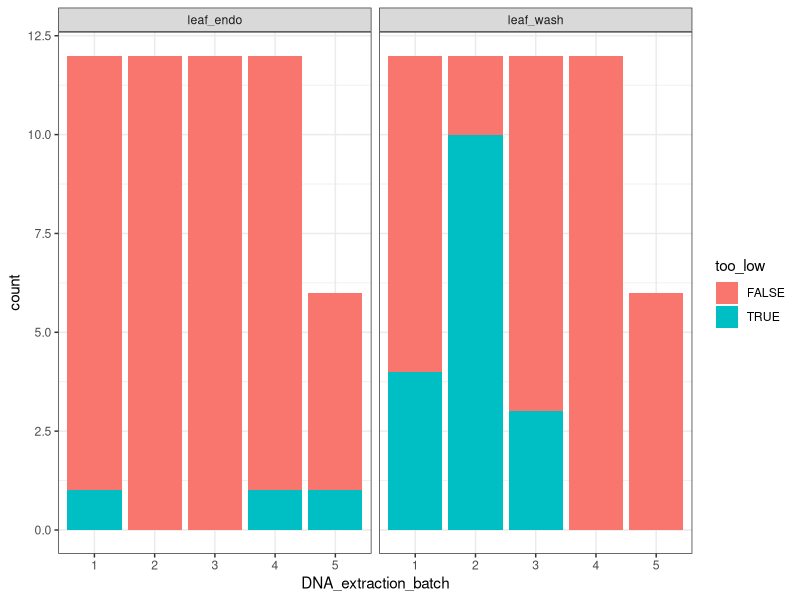
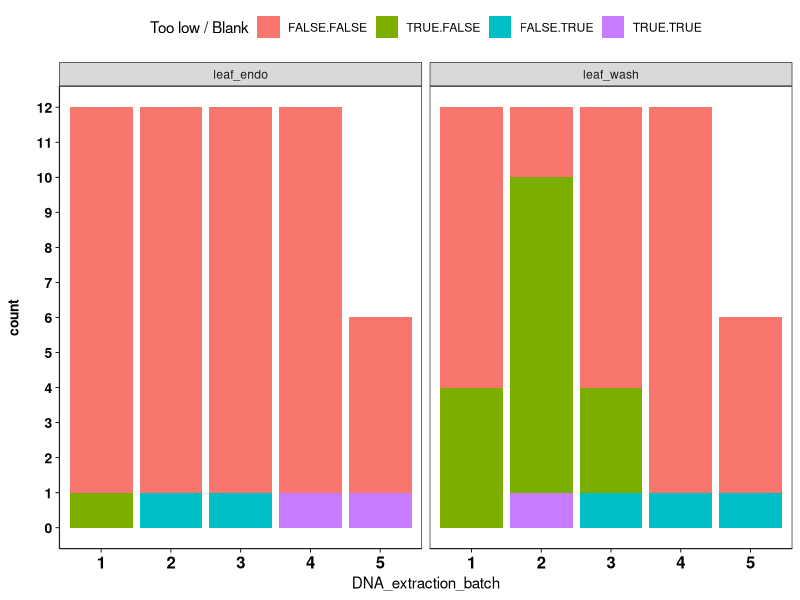
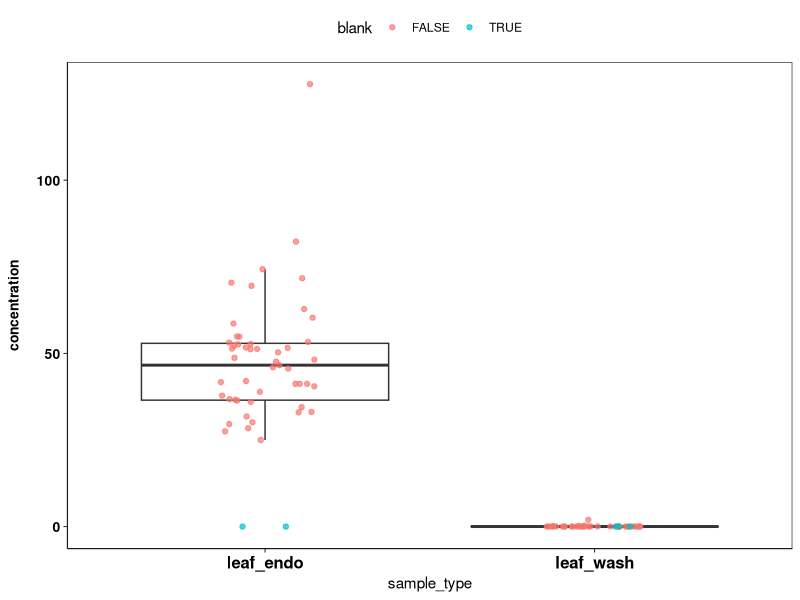
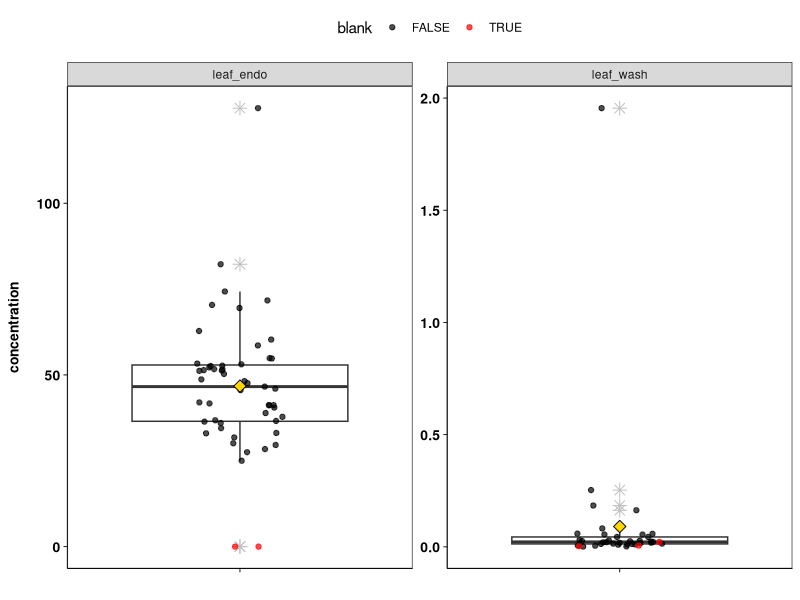
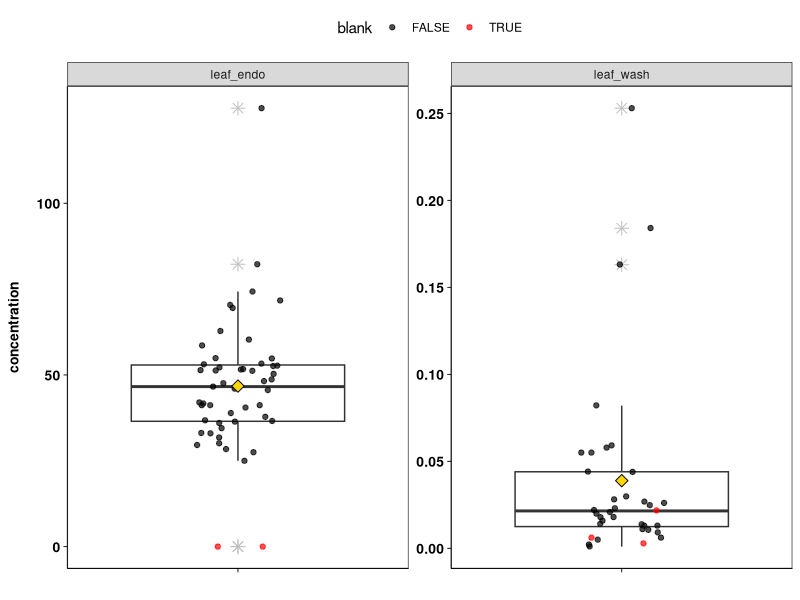

Here is the R script that generated these plots, in order:
## ---- chunk 1

#set working directory to project directory

#Load packages
library(knitr)
library(dplyr)
library(tidyr)
library(ggplot2)
library(tibble)
library(readxl)
library(GGally) #ggpairs
library(purrr)

## ---- chunk 2
# Setting up white background for plots
theme_set(theme_bw())

# Set default axis looks
axis_looks <- theme(axis.text.y = element_text(colour = "black", size = 10, face = "bold"))+ #text in y
  theme(axis.text.x = element_text(colour = "black", size = 12, face = "bold"))+ #text in y
  theme(axis.title.y = element_text(size = 10, face = "bold",
                                    margin = ggplot2::margin(t = 0, r = 10, b = 0, l = 0)))+
  #theme(axis.title.x = element_blank())+ #no x label
  theme(panel.grid.major = element_blank(), #no grid
        panel.grid.minor = element_blank())+ #no grid
  theme(legend.position = "top")+
  #theme(axis.ticks.x = element_blank())+  # removes x-axis ticks
  theme(
  #panel.spacing = unit(0.1, "lines"),                    # remove space between facets
  #panel.border = element_blank(),                        # remove per-facet borders
  #strip.background = element_rect(fill = "gray90", color = NA),  # keep facet titles
  panel.background = element_blank(),                    # clean background
  #panel.grid = element_blank(),                          # no grid lines
  axis.line = element_line(color = "black", linewidth = 0.3),     # axis lines restored
  axis.ticks = element_line(color = "black", linewidth = 0.3))     # axis ticks restored)  
## ---- chunk 3

#First tab contains information about the content of all the other tabs
data_key <- read_xlsx("./Data/All_data_23_07_26.xlsx", sheet="Tab_overview")
data_key

#Let's keep the first two columns to know what each tab of the excel stands for
data_key <- data_key[,1:2]

## ---- chunk 4

#let's see which tabs we are interested in
data_key

#ED; can tell me more information about the samples?
#DNA_C; Here is where de deNovix measurements are
#Leaf_FW; Here is where the weight of whole leaves and ground faction in powersoil tube are 

#Let's load the experimental design tab
ED <- read_xlsx("./Data/All_data_23_07_26.xlsx", sheet="ED")

#Now the DNA concentration one
DNA_C <- read_xlsx("./Data/All_data_23_07_26.xlsx", sheet="DNA_C", skip = 1) #The first row its not really the column name, so we skip it

#Finally the weight of leaves
Leaf_FW <- read_xlsx("./Data/All_data_23_07_26.xlsx", sheet="Leaf_FW") #we'll use this later 

#For now ED is not really giving anything extra, we don't need the Block information, so we'll focus on DNA_C 
str(DNA_C)
DNA_C <- DNA_C %>% select(ID, Block, Aphid_species, sample_type, fraction, sample_name,
                          experimental_batch, DNA_extraction_batch, DeNovix_ng_ul)
View(DNA_C)

#I need to have a numeric column for the concentration, but I also would like to count how many times there was the value too_low per type of sample and DNA extraction batch

DNA_C$DeNovix_ng_ul
DNA_C2 <- DNA_C %>%
  mutate(
    concentration = suppressWarnings(as.numeric(DeNovix_ng_ul)), #make it numeric and remove those that are not numbers as NA
    too_low = DeNovix_ng_ul == "too_low", #new column
    Glycerol = DeNovix_ng_ul == "G") #new column

DNA_C2$Glycerol #check, ok
str(DNA_C2)

#Let's make factors those needed 
DNA_C2 <- DNA_C2 %>%
  mutate(across(
    c(ID,
      Block,
      Aphid_species,
      sample_type,
      fraction,
      sample_name,
      experimental_batch,
      DNA_extraction_batch,
      too_low,
      Glycerol),
    as.factor))

str(DNA_C2) #check, ok

## ---- chunk 5

DNA_C2$sample_type #let's get rid of the Blank_wash and Blank_endo as it makes it confusing when calculating the amount of samples 

DNA_C2 <- DNA_C2 %>%
  mutate(
    blank = sample_type %in% c("Blank_wash", "Blank_endo"),
    sample_type = case_when(
      sample_type == "Blank_wash" ~ "leaf_wash", #change it to either leaf_wash or leaf_endo
      sample_type == "Blank_endo" ~ "leaf_endo",
      TRUE ~ as.character(sample_type)),
    sample_type = factor(sample_type),
    blank = factor(blank, levels = c(FALSE, TRUE))) #make new column to know if they are blanks

#check frequency table per factor to see how many samples are in each.
DNA_C2 %>% select(where(is.factor)) %>% map(~as.data.frame(table(.x))) #everything looks ok.

#how many samples per type of fraction?
DNA_C2 %>% count(
    experimental_batch,
    DNA_extraction_batch,
    fraction,
    sample_type) %>%  #experimental batch 5 had only 8 samples instead of 12 + four blanks, ok!
    print(n= Inf)

#How many samples in each DNA extraction batch?
DNA_C2 %>% count(
    DNA_extraction_batch,
    fraction,
    sample_type,
    Glycerol)

#Now, let's remove the glycerol samples
DNA_C3 <- DNA_C2 %>% filter(Glycerol == FALSE) %>% droplevels()

## ---- chunk 6

#How many of the samples were categorized as "too low" according to the DNA extraction batch? 
DNA_C3 %>%
  count(DNA_extraction_batch, sample_type, too_low)

#By percentage
DNA_C3 %>%
  count(DNA_extraction_batch, sample_type, too_low) %>%
  group_by(DNA_extraction_batch, sample_type) %>%
  mutate(
    total = sum(n),
    percent = round(100 * n / total, 1)
  ) %>%
  print(n = Inf)

#Stacked plot 
DNA_C3 %>%
  ggplot(aes(DNA_extraction_batch, fill = too_low)) +
  geom_bar() +
  facet_wrap(~sample_type) +
  theme_bw()

#Now if we add as well how many of those were actually blanks
ggplot(DNA_C3,
       aes(x = DNA_extraction_batch,
           fill = interaction(too_low, blank))) +
  geom_bar() +
  facet_wrap(~sample_type) +
  scale_y_continuous(breaks = seq(0, 12, by = 1)) +
  axis_looks +
  labs(fill = "Too low / Blank")


## ---- chunk 7

DNA_C3 %>%
  filter(!is.na(concentration)) %>%
  ggplot(aes(sample_type, concentration)) +
  geom_boxplot(outlier.shape = NA) +
  geom_jitter(
    aes(colour = blank),
    width = 0.15,
    alpha = 0.7) +
  axis_looks

#pimp it
DNA_C3 %>%
  filter(!is.na(concentration)) %>%
  ggplot(aes("", concentration)) +
  geom_boxplot(
    outlier.shape = 8,
    outlier.size = 3,
    outlier.colour = "gray"
  ) +
  geom_jitter(
    aes(colour = blank),
    width = 0.15,
    alpha = 0.7
  ) +
  stat_summary(
    fun = mean,
    geom = "point",
    shape = 23,
    size = 3,
    fill = "gold"
  ) +
  scale_colour_manual(
    values = c("FALSE" = "black",
               "TRUE" = "red")
  ) +
  facet_wrap(~sample_type, scales = "free_y") +
  labs(x = NULL) +
  axis_looks

#Now, let's remove the outlier from leaf_wash that was very high
DNA_C4 <- DNA_C3 %>% filter(!sample_name == "1E")

#plot it again
DNA_C4 %>%
  filter(!is.na(concentration)) %>%
  ggplot(aes("", concentration)) +
  geom_boxplot(
    outlier.shape = 8,
    outlier.size = 3,
    outlier.colour = "gray"
  ) +
  geom_jitter(
    aes(colour = blank),
    width = 0.15,
    alpha = 0.7
  ) +
  stat_summary(
    fun = mean,
    geom = "point",
    shape = 23,
    size = 3,
    fill = "gold"
  ) +
  scale_colour_manual(
    values = c("FALSE" = "black",
               "TRUE" = "red")
  ) +
  facet_wrap(~sample_type, scales = "free_y") +
  labs(x = NULL) +
  axis_looks


#check mean and median per sample_type
DNA_C4 %>%
  filter(!is.na(concentration)) %>%
  group_by(sample_type) %>%
  summarise(
    n = n(),
    mean = mean(concentration),
    median = median(concentration),
    sd = sd(concentration),
    min = min(concentration),
    max = max(concentration))
